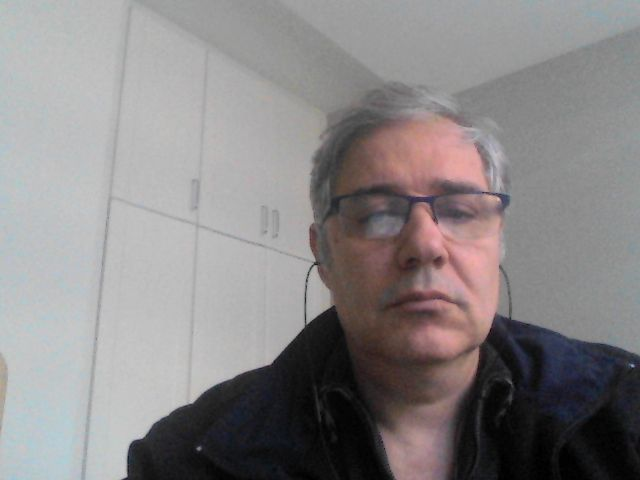
#> input picture person2/photo.jpg, 640 x 480 px, found by its file name
$ jupyter execute --allow-errors TestaImagensYolo.ipynb   (shell and % lines are left out)
#> lines starting #> are read from the running program, lines starting #| are printed output that depends on the picture
<a href="https://colab.research.google.com/github/paulojrapuc/TCC/blob/main/TestaImagensYolo.ipynb" target="_parent"></a>

[cell 1]
#@title
from google.colab import drive
drive.mount("/content/drive")

[cell 2]
import cv2
import numpy as np
import matplotlib.pyplot as plt
import os

[cell 3]
%cd '/content/drive/My Drive/tcc/'

[cell 4]
labelsPath = os.path.join("/content/drive/MyDrive/tcc/person2/classes.names")
LABELS = open(labelsPath).read().strip().split("\n")
#> (reads person2/classes.names from the repository)
print(LABELS)

#> (a cell that did not finish here is left out)

[cell 6]
def predict(image):

    # initialize a list of colors to represent each possible class label
    np.random.seed(42)
    COLORS = np.random.randint(0, 255, size=(len(LABELS), 2), dtype="uint8")
    print(COLORS)
    (H, W) = image.shape[:2]

    # determine only the "ouput" layers name which we need from YOLO
    ln = net.getLayerNames()
    ln = [ln[i[0] - 1] for i in net.getUnconnectedOutLayers()]

    # construct a blob from the input image and then perform a forward pass of the YOLO object detector,
    # giving us our bounding boxes and associated probabilities
    blob = cv2.dnn.blobFromImage(image, 1 / 255.0, (416, 416), swapRB=True, crop=False)
    net.setInput(blob)
    layerOutputs = net.forward(ln)

    boxes = []
    confidences = []
    classIDs = []
    threshold = 0.2

    # loop over each of the layer outputs
    for output in layerOutputs:
        # loop over each of the detections
        for detection in output:
            # extract the class ID and confidence (i.e., probability) of
            # the current object detection
            scores = detection[5:]
            classID = np.argmax(scores)
            confidence = scores[classID]

            # filter out weak predictions by ensuring the detected
            # probability is greater than the minimum probability
            # confidence type=float, default=0.5
            if confidence > threshold:
                # scale the bounding box coordinates back relative to the
                # size of the image, keeping in mind that YOLO actually
                # returns the center (x, y)-coordinates of the bounding
                # box followed by the boxes' width and height
                box = detection[0:4] * np.array([W, H, W, H])
                (centerX, centerY, width, height) = box.astype("int")

                # use the center (x, y)-coordinates to derive the top and
                # and left corner of the bounding box
                x = int(centerX - (width / 2))
                y = int(centerY - (height / 2))

                # update our list of bounding box coordinates, confidences,
                # and class IDs
                boxes.append([x, y, int(width), int(height)])
                confidences.append(float(confidence))
                classIDs.append(classID)

    # apply non-maxima suppression to suppress weak, overlapping bounding boxes
    idxs = cv2.dnn.NMSBoxes(boxes, confidences, threshold, 0.1)

    # ensure at least one detection exists
    if len(idxs) > 0:
        # loop over the indexes we are keeping
        for i in idxs.flatten():
            # extract the bounding box coordinates
            (x, y) = (boxes[i][0], boxes[i][1])
            (w, h) = (boxes[i][2], boxes[i][3])

            # draw a bounding box rectangle and label on the image
            color = (255,0,0)
            cv2.rectangle(image, (x, y), (x + w, y + h), color, 4)
            text = "{}".format(LABELS[classIDs[i]], confidences[i])
            cv2.putText(image, text, (x +10, y - 10), cv2.FONT_HERSHEY_SIMPLEX,
                    1, color, 2)
    return image

[cell 7]
def display_img(img,cmap=None):
    fig = plt.figure(figsize = (12,12))
    plt.axis(True)
    ax = fig.add_subplot(111)
    ax.imshow(img,cmap)

[cell 8]
img = cv2.imread("/content/drive/MyDrive/tcc/person2/photo.jpg")
#> img is the input picture: shape (480, 640, 3); mean B, G, R 133.9, 133.3, 136.9
img = cv2.cvtColor(img,cv2.COLOR_BGR2RGB)
#> (the rest of this cell did not finish here and is left out)


[cell 9]
img = cv2.imread("/content/drive/MyDrive/tcc/person2/5539a3d3-5d85-4c04-93d9-977c9beba21b.jpg")
#> (the rest of this cell did not finish here and is left out)

[cell 10]
img = cv2.imread("/content/drive/MyDrive/tcc/person2/IMG_7386.jpg")
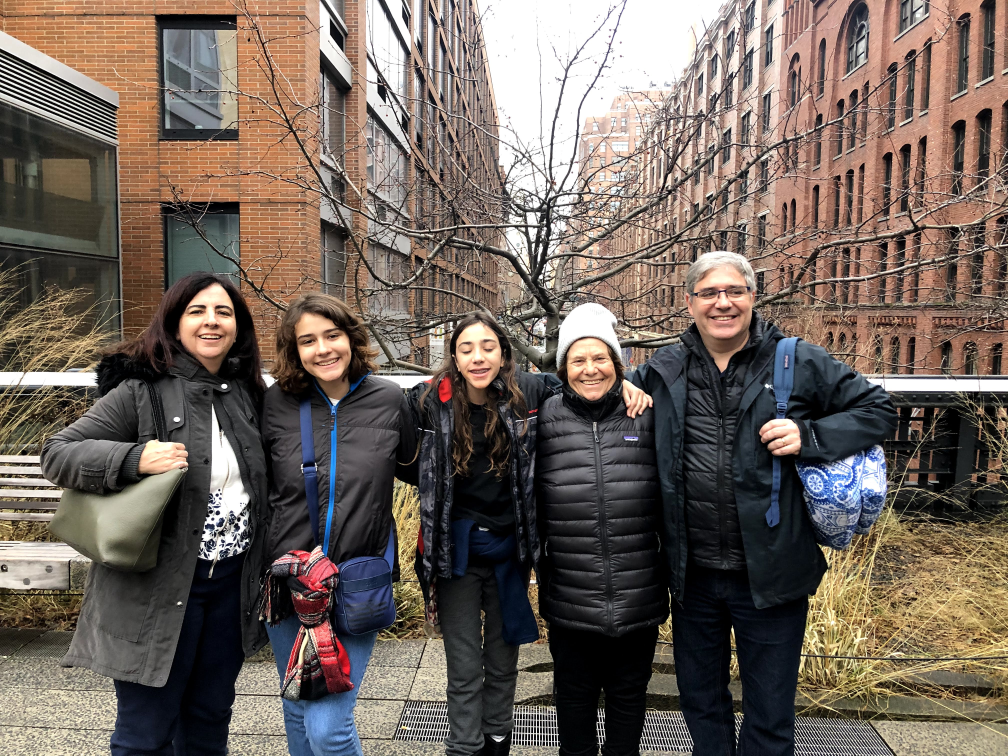
#> input picture person2/IMG_7386.jpg, 4032 x 3024 px, found by its file name (shown at 1/4 size)
#> img is the input picture: shape (3024, 4032, 3); mean B, G, R 91.8, 100, 111.9
img = cv2.cvtColor(img,cv2.COLOR_BGR2RGB)
#> (the rest of this cell did not finish here and is left out)


[cell 11]
img = cv2.imread("/content/drive/MyDrive/tcc/person2/cachorroPreto.jpg")
#> (the rest of this cell did not finish here and is left out)

[cell 12]
img = cv2.imread("/content/drive/MyDrive/tcc/person2/caes.jpg")
#> (the rest of this cell did not finish here and is left out)

[cell 13]
img = cv2.imread("/content/drive/MyDrive/tcc/person2/gatos.jpg")
#> (the rest of this cell did not finish here and is left out)

[cell 14]
img = cv2.imread("/content/drive/MyDrive/tcc/person2/bebe.jpg")
#> (the rest of this cell did not finish here and is left out)

[cell 15]
img = cv2.imread("/content/drive/MyDrive/tcc/person2/IMG_1904.jpg")
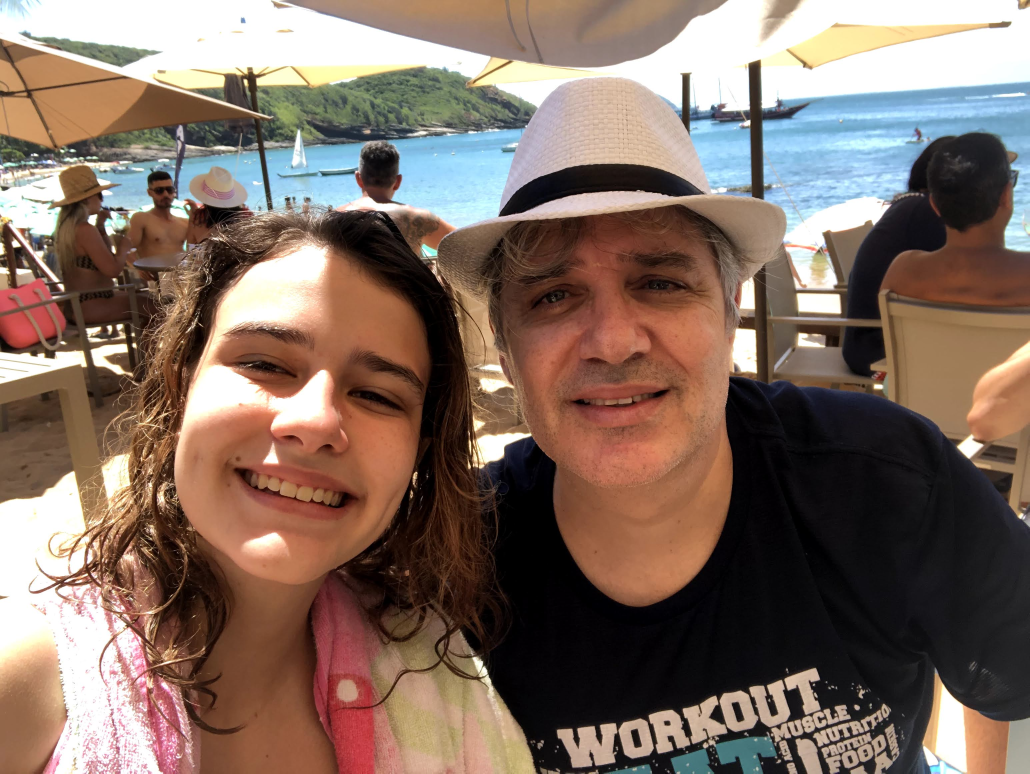
#> input picture person2/IMG_1904.jpg, 3088 x 2320 px, found by its file name (shown at 1/3 size)
#> img is the input picture: shape (2320, 3088, 3); mean B, G, R 98.4, 109.4, 129.4
img = cv2.cvtColor(img,cv2.COLOR_BGR2RGB)
#> (the rest of this cell did not finish here and is left out)
